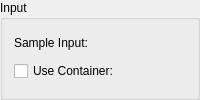
        <widget class="QGroupBox" name="gbInput">
         <property name="title">
          <string>Input</string>
         </property>
         <layout class="QGridLayout" name="gridLayout_11">
          <item row="0" column="0">
           <widget class="QLabel" name="lbInputType">
            <property name="text">
             <string>Sample Input:</string>
            </property>
           </widget>
          </item>
          <item row="1" column="1">
           <widget class="MantidQt::MantidWidgets::DataSelector" name="dsContainer" native="true">
            <property name="enabled">
             <bool>false</bool>
            </property>
            <property name="sizePolicy">
             <sizepolicy hsizetype="Minimum" vsizetype="Fixed">
              <horstretch>0</horstretch>
              <verstretch>0</verstretch>
             </sizepolicy>
            </property>
            <property name="autoLoad" stdset="0">
             <bool>true</bool>
            </property>
            <property name="workspaceSuffixes" stdset="0">
             <stringlist>
              <string>_red</string>
              <string>_sqw</string>
             </stringlist>
            </property>
            <property name="fileBrowserSuffixes" stdset="0">
             <stringlist>
              <string>_red.nxs</string>
              <string>_sqw.nxs</string>
             </stringlist>
            </property>
            <property name="showLoad" stdset="0">
             <bool>false</bool>
            </property>
            <property name="ShowGroups" stdset="0">
             <bool>false</bool>
            </property>
           </widget>
          </item>
          <item row="1" column="0">
           <widget class="QCheckBox" name="ckUseCan">
            <property name="text">
             <string>Use Container:</string>
            </property>
           </widget>
          </item>
          <item row="0" column="1">
           <widget class="MantidQt::MantidWidgets::DataSelector" name="dsSample" native="true">
            <property name="sizePolicy">
             <sizepolicy hsizetype="Minimum" vsizetype="Fixed">
              <horstretch>0</horstretch>
              <verstretch>0</verstretch>
             </sizepolicy>
            </property>
            <property name="autoLoad" stdset="0">
             <bool>true</bool>
            </property>
            <property name="workspaceSuffixes" stdset="0">
             <stringlist>
              <string>_red</string>
              <string>_sqw</string>
             </stringlist>
            </property>
            <property name="fileBrowserSuffixes" stdset="0">
             <stringlist>
              <string>_red.nxs</string>
              <string>_sqw.nxs</string>
             </stringlist>
            </property>
            <property name="showLoad" stdset="0">
             <bool>false</bool>
            </property>
            <property name="ShowGroups" stdset="0">
             <bool>false</bool>
            </property>
           </widget>
          </item>
         </layout>
        </widget>
